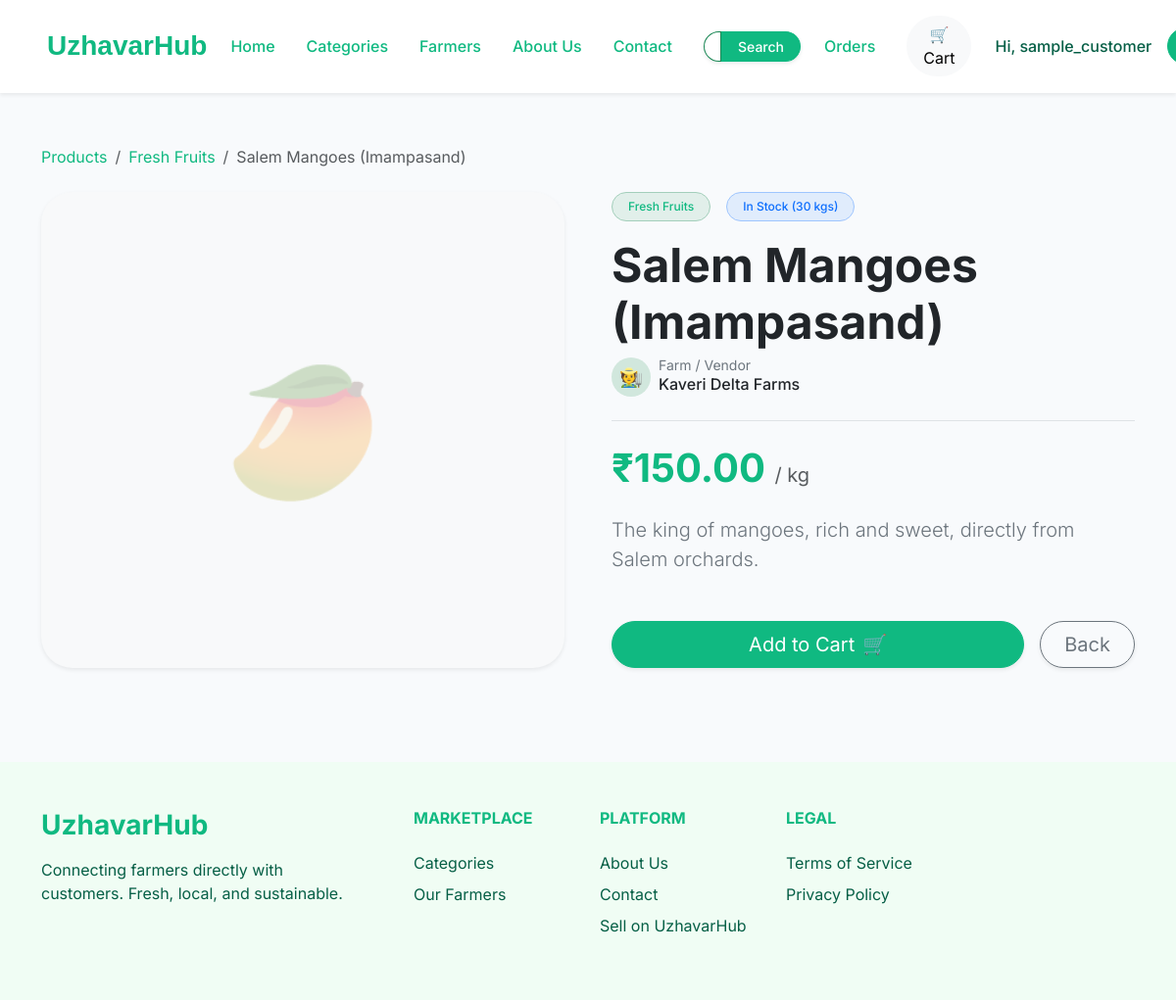
The app's page /marketplace/product/salem-mangoes/ (signed in) with its own data.
### accounts/models.py (models this page shows, shortened)
class User(AbstractUser):
    ROLE_CHOICES = (
        ('CUSTOMER', 'Customer'),
        ('FARMER', 'Farmer'),
        ('ADMIN', 'Admin'),
    )
    role = models.CharField(max_length=20, choices=ROLE_CHOICES, default='CUSTOMER')

class FarmerProfile(models.Model):
    user = models.OneToOneField(User, on_delete=models.CASCADE, related_name='farmer_profile')
    farm_name = models.CharField(max_length=255)
    location = models.CharField(max_length=255)
    is_verified = models.BooleanField(default=False)

### marketplace/models.py (models this page shows, shortened)
class Product(models.Model):
    name = models.CharField(max_length=200)
    slug = models.SlugField(unique=True, max_length=50)
    description = models.TextField()
    price = models.DecimalField(max_digits=10, decimal_places=2)
    unit = models.CharField(max_length=50)
    stock_quantity = models.PositiveIntegerField()
    is_active = models.BooleanField(default=True)
    created_at = models.DateTimeField(auto_now_add=True)
    updated_at = models.DateTimeField(auto_now=True)
    category = models.ForeignKey(Category, on_delete=models.CASCADE)
    farmer = models.ForeignKey('accounts.FarmerProfile', on_delete=models.CASCADE)

class Category(models.Model):
    name = models.CharField(max_length=100)
    slug = models.SlugField(unique=True, max_length=50)
    description = models.TextField(blank=True, null=True)

### marketplace/views.py (the view)
# urls.py: path('product/<slug:slug>/', views.product_detail, name='product_detail'),
def product_detail(request, slug):
    product = get_object_or_404(Product, slug=slug, is_active=True)
    return render(request, 'marketplace/product_detail.html', {'product': product, 'title': product.name})

### orders/models.py (called while the page is built)
    @property
    def total_quantity(self):
        return sum(item.quantity for item in self.items.all())

### marketplace/templates/marketplace/product_detail.html (shortened to what this page needs)
{% extends 'core/base.html' %}
{% load static %}
{% block content %}
<div class="container py-5">
    <div class="row align-items-center mb-4">
        <div class="col-12">
            <nav aria-label="breadcrumb">
                <ol class="breadcrumb mb-0">
                    <li class="breadcrumb-item"><a href="{% url 'marketplace:product_list' %}" class="text-success text-decoration-none">Products</a></li>
                    <li class="breadcrumb-item"><a href="{% url 'marketplace:product_list' %}?category={{ product.category.slug }}" class="text-success text-decoration-none">{{ product.category.name }}</a></li>
                    <li class="breadcrumb-item active" aria-current="page">{{ product.name }}</li>
                </ol>
            </nav>
        </div>
    </div>
    <div class="row g-5">
        <div class="col-md-6">
            <div class="bg-light rounded-5 h-100 min-vh-50 d-flex align-items-center justify-content-center shadow-sm" style="min-height: 400px;">
                <span class="display-1 opacity-25" style="font-size: 8rem;">
                    {% if 'Mango' in product.name %}🥭
                    {% elif 'Carrot' in product.name %}🥕
                    {% elif 'Coconut' in product.name %}🥥
                    {% elif 'Egg' in product.name %}🥚
                    {% elif 'Rice' in product.name %}🌾
                    {% elif 'Turmeric' in product.name %}✨
                    {% else %}🌱{% endif %}
                </span>
            </div>
        </div>
        <div class="col-md-6">
            <div class="d-flex align-items-center gap-3 mb-3">
                <span class="badge bg-success bg-opacity-10 text-success rounded-pill px-3 py-2 fw-medium border border-success-subtle">
                    {{ product.category.name }}
                </span>
                {% if product.stock_quantity > 0 %}
                    <span class="badge bg-primary bg-opacity-10 text-primary rounded-pill px-3 py-2 fw-medium border border-primary-subtle">
                        In Stock ({{ product.stock_quantity }} {{ product.unit }}s)
                    </span>
                {% else %}
                    <span class="badge bg-danger bg-opacity-10 text-danger rounded-pill px-3 py-2 fw-medium border border-danger-subtle">
                        Out of Stock
                    </span>
                {% endif %}
            </div>
            <h1 class="display-5 fw-bold text-dark mb-2">{{ product.name }}</h1>
            <div class="d-flex align-items-center gap-2 mb-4 pb-4 border-bottom">
                <div class="bg-success-subtle text-success rounded-circle d-flex align-items-center justify-content-center" style="width: 40px; height: 40px; font-size: 1.2rem;">
                    🧑‍🌾
                </div>
                <div>
                    <span class="text-secondary small d-block lh-1">Farm / Vendor</span>
                    <a href="{% url 'marketplace:farmer_list' %}#farmer-{{ product.farmer.id }}" class="text-decoration-none text-dark fw-medium hover-success">
                        {{ product.farmer.farm_name }}
                    </a>
                </div>
            </div>
            <div class="mb-4">
                <h2 class="text-success display-6 fw-bold mb-0">₹{{ product.price }} <span class="text-muted fs-5 fw-normal">/ {{ product.unit }}</span></h2>
            </div>
            <p class="lead text-secondary mb-5">{{ product.description }}</p>
            <div class="d-flex gap-3">
                {% if product.stock_quantity > 0 %}
                <a href="{% url 'orders:add_to_cart' product.id %}" class="btn btn-success btn-lg rounded-pill px-5 shadow-sm hover-lift d-flex align-items-center gap-2 add-to-cart-btn flex-grow-1 justify-content-center">
                    <span>Add to Cart</span> 🛒
                </a>
                {% else %}
                <button class="btn btn-secondary btn-lg rounded-pill px-5 shadow-sm flex-grow-1" disabled>
                    Out of Stock
                </button>
                {% endif %}
                <a href="{% url 'marketplace:product_list' %}" class="btn btn-outline-secondary btn-lg rounded-pill px-4 shadow-sm hover-lift">
                    Back
                </a>
            </div>
        </div>
    </div>
</div>
{% endblock %}

### core/templates/core/base.html (shortened to what this page needs)
{% load static %}
<!DOCTYPE html>
<html lang="en">
<head>
    <link href="https://cdn.jsdelivr.net/npm/bootstrap@5.3.0/dist/css/bootstrap.min.css" rel="stylesheet">
    <link rel="stylesheet" href="{% static 'css/styles.css' %}">
</head>
<body>
    {% block navbar %}
    <div class="fixed-top d-flex justify-content-center w-100" style="pointer-events: none;">
        <nav id="main-navbar" class="navbar navbar-expand-xl glass-nav py-3 shadow-sm" style="pointer-events: auto;">
        <div class="container-fluid px-4 px-lg-5">
            <a class="navbar-brand fw-bold text-success fs-3" href="/">UzhavarHub</a>
            <div class="collapse navbar-collapse justify-content-center" id="navbarNav">
                <ul class="navbar-nav gap-2 gap-xl-3 mx-auto">
                    <li class="nav-item">
                        {% if user.is_authenticated and user.role == 'FARMER' %}
                            <a class="nav-link text-success fw-medium text-nowrap" href="{% url 'farmer:dashboard' %}">Home</a>
                        {% else %}
                            <a class="nav-link text-success fw-medium text-nowrap" href="/">Home</a>
                        {% endif %}
                    </li>
                    {% if user.role != 'FARMER' %}
                    <li class="nav-item">
                        <a class="nav-link text-success fw-medium text-nowrap" href="{% url 'marketplace:category_list' %}">Categories</a>
                    </li>
                    <li class="nav-item">
                        <a class="nav-link text-success fw-medium text-nowrap" href="{% url 'marketplace:farmer_list' %}">Farmers</a>
                    </li>
                    {% endif %}
                    <li class="nav-item">
                        <a class="nav-link text-success fw-medium text-nowrap" href="#">About Us</a>
                    </li>
                    <li class="nav-item">
                        <a class="nav-link text-success fw-medium text-nowrap" href="#">Contact</a>
                    </li>
                </ul>
            </div>
            <div class="d-flex gap-2 gap-xl-3 align-items-center ms-lg-4">
                {% if request.resolver_match.app_name != 'farmer' %}
                <form action="{% url 'marketplace:product_list' %}" method="get" class="d-none d-lg-flex me-2 shadow-sm rounded-pill" style="max-width: 250px;">
                    <input type="text" name="q" class="form-control form-control-sm rounded-start-pill border-success" placeholder="Search products..." value="{{ request.GET.q }}">
                    <button type="submit" class="btn btn-sm btn-success rounded-end-pill px-3 fw-medium">Search</button>
                </form>
                {% endif %}
                {% if user.is_authenticated %}
                    {% if user.role != 'FARMER' %}
                    <a href="{% url 'orders:history' %}" class="text-success text-decoration-none fw-medium me-3 text-nowrap">Orders</a>
                    <a href="{% url 'orders:view_cart' %}" id="cart-icon-btn" class="btn btn-light position-relative rounded-pill px-3 me-2">
                        🛒 Cart
                    </a>
                    {% endif %}
                    <span class="text-success-emphasis fw-medium text-nowrap" title="{{ user.username }}">Hi, {{ user.username|truncatechars:15 }}</span>
                    <form action="{% url 'accounts:logout' %}" method="post" class="d-inline m-0">
                        <button type="submit" class="btn btn-success fw-medium px-3 text-nowrap rounded-pill">Logout</button>
                    </form>
                {% else %}
                    <a href="{% url 'accounts:login' %}" class="text-success text-decoration-none fw-medium text-nowrap">Login</a>
                    <a href="{% url 'accounts:signup' %}" class="btn btn-success fw-medium px-4 text-nowrap rounded-pill">Sign up</a>
                {% endif %}
            </div>
            </div>
        </div>
    <div style="height: 100px;"></div>
    {% endblock navbar %}
    <main class="flex-grow-1">
        {% block content %}
        {% endblock content %}
    </main>
    {% block footer %}
    <footer class="footer-bg py-5 mt-5">
        <div class="container">
            <div class="row gy-4">
                <div class="col-lg-4 col-md-6">
                    <h3 class="fw-bold text-success mb-3">UzhavarHub</h3>
                    <p class="text-success-emphasis mb-0 pe-4">
                        Connecting farmers directly with customers. Fresh, local, and sustainable.
                    </p>
                </div>
                <div class="col-lg-2 col-md-6">
                    <h6 class="fw-bold text-success text-uppercase mb-4">Marketplace</h6>
                    <ul class="list-unstyled d-flex flex-column gap-2">
                        <li><a href="{% url 'marketplace:category_list' %}" class="text-success-emphasis text-decoration-none">Categories</a></li>
                        <li><a href="{% url 'marketplace:farmer_list' %}" class="text-success-emphasis text-decoration-none">Our Farmers</a></li>
                    </ul>
                </div>
                <div class="col-lg-2 col-md-6">
                    <h6 class="fw-bold text-success text-uppercase mb-4">Platform</h6>
                    <ul class="list-unstyled d-flex flex-column gap-2">
                        <li><a href="#" class="text-success-emphasis text-decoration-none">About Us</a></li>
                        <li><a href="#" class="text-success-emphasis text-decoration-none">Contact</a></li>
                        <li><a href="#" class="text-success-emphasis text-decoration-none">Sell on UzhavarHub</a></li>
                    </ul>
                </div>
                <div class="col-lg-2 col-md-6">
                    <h6 class="fw-bold text-success text-uppercase mb-4">Legal</h6>
                    <ul class="list-unstyled d-flex flex-column gap-2">
                        <li><a href="#" class="text-success-emphasis text-decoration-none">Terms of Service</a></li>
                        <li><a href="#" class="text-success-emphasis text-decoration-none">Privacy Policy</a></li>
                    </ul>
                </div>
            </div>
        </div>
    </footer>
    {% endblock footer %}
</body>
</html>

### core/static/css/styles.css (style rules this page uses)
:root { --uh-green: #10B981; --uh-green-dark: #059669; --uh-green-light: #f0fdf4; --uh-text: #065f46; }
body { font-family: 'Inter', sans-serif; display: flex; flex-direction: column; min-height: 100vh; }
.text-success { color: var(--uh-green) !important; }
.text-success-emphasis { color: var(--uh-text) !important; }
.btn-success { background-color: var(--uh-green); border-color: var(--uh-green); }
.footer-bg { background-color: var(--uh-green-light); }

### core/templates/core/base.html (style rules this page uses)
body { font-family: 'Inter', sans-serif; background-color: #f8fafc; }
.navbar-brand { font-family: 'Outfit', sans-serif; }
.glass-nav { background: rgba(255, 255, 255, 0.95); backdrop-filter: blur(16px); -webkit-backdrop-filter: blur(16px); border-bottom: 1px solid rgba(255, 255, 255, 0.2); transition: all 0.4s ease-in-out !important; z-index: 1030; margin: 0 auto; border-radius: 0; width: 100%; max-width: 100%; }
@media (min-width: 1200px) { .navbar-collapse { transition: all 0.3s ease; } }

### marketplace/templates/marketplace/product_detail.html (style rules this page uses)
.hover-lift { transition: transform 0.3s cubic-bezier(0.175, 0.885, 0.32, 1.275), box-shadow 0.3s ease; }

### records on screen
User: username "sample_customer"
Product: category.name "Fresh Fruits", name "Salem Mangoes (Imampasand)", stock_quantity "30", unit "kg", farmer.farm_name "Kaveri Delta Farms", price "150.00", description "The king of mangoes, rich and sweet, directly from Salem orchards."
